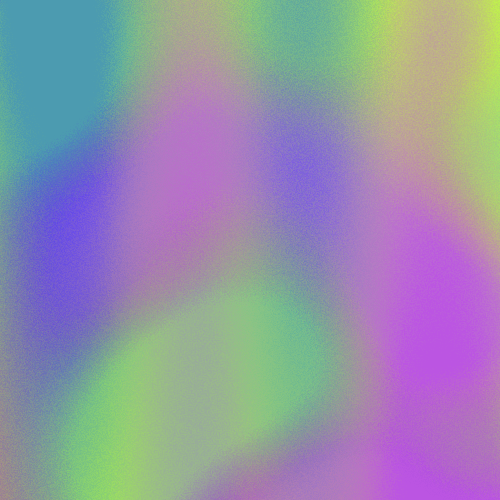

Here is the Python script that generated this plot:
from image import Artwork
from PIL import Image

art1 = Artwork()
art2 = Artwork()

new_art = Image.blend(art1.img, art2.img, 0.5)
new_art.save("mix.png")
